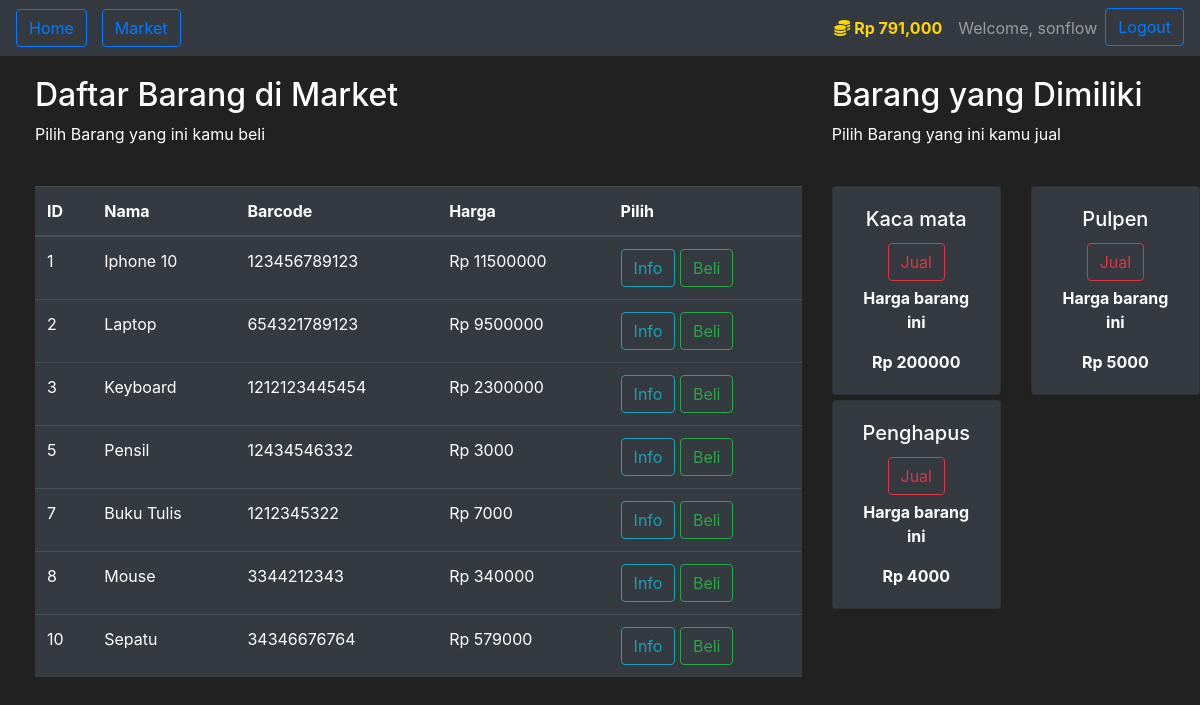
/market (signed in), run on the app's committed database.
### market/models.py (models this page shows, shortened)
class User(db.Model, UserMixin):
    id = db.Column(db.Integer(), primary_key=True)
    username = db.Column(db.String(length=30), nullable=False, unique=True)
    email_address = db.Column(db.String(length=50), nullable=False, unique=True)
    password_hash = db.Column(db.String(length=60), nullable=False)
    budget = db.Column(db.Integer(), nullable=False, default=1000000)
    items = db.relationship('Item', backref='owned_user', lazy=True)
    @property
    def prettier_budget(self):
        if len(str(self.budget)) >= 4:
            return f'Rp {str(self.budget)[:-3]},{str(self.budget)[-3:]}'
        else:
            return f"Rp {self.budget}"
    @property
    def password(self):
        return self.password

class Item(db.Model):
    id = db.Column(db.Integer(), primary_key=True)
    name = db.Column(db.String(length=30), nullable=False, unique=True)
    price = db.Column(db.Integer(), nullable=False)
    barcode = db.Column(db.String(length=12), nullable=False, unique=True)
    description = db.Column(db.String(length=1024), nullable=False, unique=True)
    owner = db.Column(db.Integer(), db.ForeignKey('user.id'))

### market/routes.py (the view, shortened to what this page needs)
@app.route('/market', methods=['GET', 'POST'])
@login_required
def market_page():
    purchase_form = PurchaseItemForm()
    selling_form = SellItemForm()
    if request.method == "GET":
        items = Item.query.filter_by(owner=None)
        owned_items = Item.query.filter_by(owner=current_user.id)
        return render_template('market.html', items=items, purchase_form=purchase_form, owned_items=owned_items, selling_form=selling_form)

### market/models.py (called while the page is built)
@login_manager.user_loader
def load_user(user_id):
    return User.query.get(int(user_id))

### market/templates/market.html (shortened to what this page needs)
{% extends 'base.html' %}
{% block content %}
<div class="row" style="margin-top:20px; margin-left:20px">
   <div class="col-8">
       <h2>Daftar Barang di Market</h2>
       <p>Pilih Barang yang ini kamu beli</p>
       <br>
      <table class="table table-hover table-dark">
         <thead>
            <tr>
               <th scope="col">ID</th>
               <th scope="col">Nama</th>
               <th scope="col">Barcode</th>
               <th scope="col">Harga</th>
               <th scope="col">Pilih</th>
            </tr>
         </thead>
         <tbody>
            {% for item in items %}
            <tr>
               <td>{{ item.id }}</td>
               <td>{{ item.name }}</td>
               <td>{{ item.barcode }}</td>
               <td>Rp {{ item.price }}</td>
               <td>
                  <button class="btn btn-outline-info" data-toggle="modal" data-target="#Modal-MoreInfo-{{ item.id }}">Info</button>
                  <button class="btn btn-outline-success" data-toggle="modal" data-target="#Modal-PurchaseConfirm-{{ item.id }}">Beli</button>
               </td>
            </tr>
            {% endfor %}
         </tbody>
      </table>
   </div>
   <div class="col-4">
        <h2>Barang yang Dimiliki</h2>
        <p>Pilih Barang yang ini kamu jual</p>
        <br>
        <div class="row">
           {% for owned_item in owned_items %}
             <div class="col-md-6">
                 <div style="margin-bottom: 5px" class="card text-center bg-dark">
                      <div class="card-body">
                          <h5 class="card-title">{{ owned_item.name }}</h5>
                          <button type="button" class="btn btn-outline-danger" style="margin-bottom: 5px"
                                  data-toggle="modal" data-target="#Modal-SellingConfirm-{{ owned_item.id }}">
                              Jual
                          </button>
                          <p class="card-text"><strong>
                              Harga barang ini
                          </strong></p>
                          <p class="card-text"><strong>
                           Rp {{ owned_item.price }}
                       </strong></p>
                      </div>
                  </div>
             </div>
           {% endfor %}
        </div>
   </div>
</div>
{% endblock %}

### market/templates/base.html (shortened to what this page needs)
<!doctype html>
<html lang="en">
   <head>
      <link rel="stylesheet" href="https://cdn.jsdelivr.net/npm/bootstrap@4.5.3/dist/css/bootstrap.min.css">
   </head>
   <body>
    <nav class="navbar navbar-expand-md navbar-dark bg-dark">
      <div class="collapse navbar-collapse" id="navbarNav">
        <ul class="navbar-nav mr-auto">
            <li class="nav-item active">
                <a class="btn btn-outline-primary" href="{{ url_for('home_page') }}">Home <span class="sr-only">(current)</span></a>
            </li>
            <li class="nav-item col-4">
                <a class="btn btn-outline-primary" href="{{ url_for('market_page') }}">Market</a>
            </li>
        </ul>
          {% if current_user.is_authenticated %}
            <ul class="navbar-nav">
                <li class="nav-item">
                    <a class="nav-link" style="color: gold; font-weight: bold">
                        <i class="fas fa-coins"></i>
                        {{ current_user.prettier_budget }}
                    </a>
                </li>
                <li class="nav-item">
                    <a class="nav-link">Welcome, {{ current_user.username }}</a>
                </li>
                <li class="nav-item">
                    <a class="btn btn-outline-primary" href="{{ url_for('logout_page') }}">Logout</a>
                </li>
            </ul>
          {% endif %}
      </div>
    </nav>
      {% block content %}
      {% endblock %}
   </body>
</html>

### market/templates/base.html (style rules this page uses)
body { background-color: #212121; color: white }

### data on the page
User: prettier_budget "Rp 791,000", username "sonflow"
Item: id "1", name "Iphone 10", barcode "123456789123", price "11500000"
Item: id "2", name "Laptop", barcode "654321789123", price "9500000"
Item: id "3", name "Keyboard", barcode "1212123445454", price "2300000"
Item: id "5", name "Pensil", barcode "12434546332", price "3000"
Item: id "7", name "Buku Tulis", barcode "1212345322", price "7000"
Item: id "8", name "Mouse", barcode "3344212343", price "340000"
Item: id "10", name "Sepatu", barcode "34346676764", price "579000"
Item: name "Kaca mata", price "200000"
Item: name "Pulpen", price "5000"
Item: name "Penghapus", price "4000"
